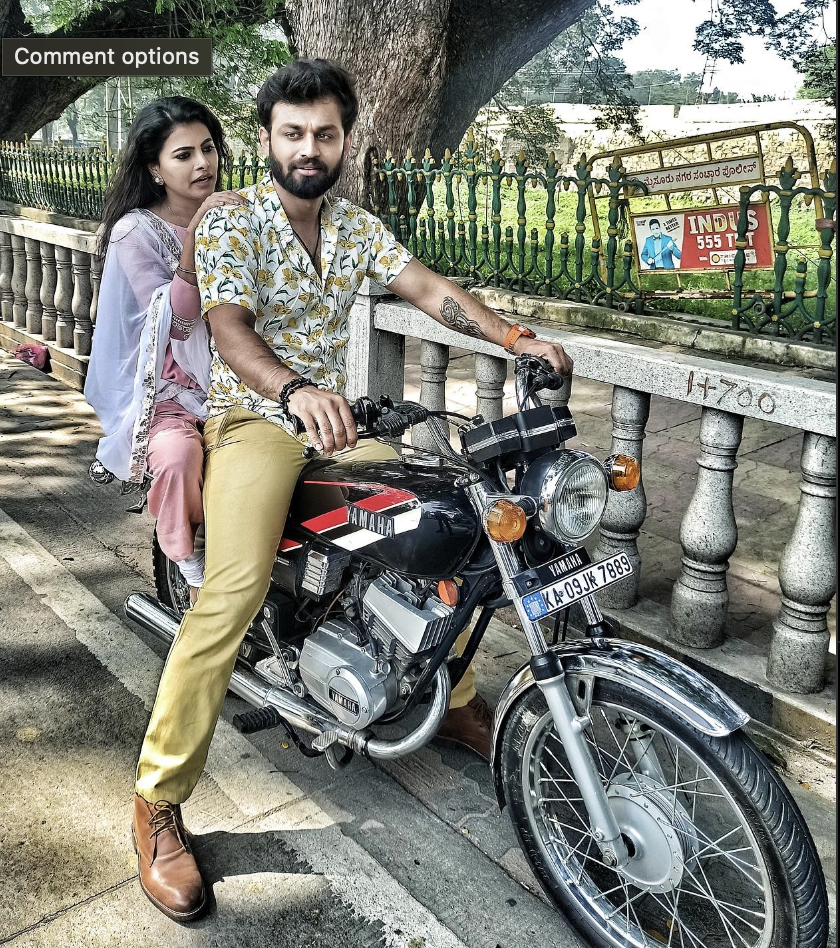
#> input picture images/new0.jpg, 840 x 948 px; its folder holds only this picture in this run
$ jupyter execute eda_analysis.ipynb
#> lines starting #> are read from the running program, lines starting #| are printed output that depends on the picture
# Helmet Detection Dataset - Exploratory Data Analysis

This notebook performs EDA on the motorcycle helmet compliance detection dataset.

[cell 1]
import os
import sys
import json
from pathlib import Path
from collections import Counter, defaultdict

import numpy as np
import matplotlib.pyplot as plt
import seaborn as sns
from PIL import Image
import yaml

# Set style
plt.style.use('seaborn-v0_8')
sns.set_palette('husl')

## 1. Dataset Structure

[cell 2]
# Load data configuration
with open('configs/data.yaml', 'r') as f:
    config = yaml.safe_load(f)

print("Dataset Configuration:")
print(f"  Classes: {config['names']}")
print(f"  Number of classes: {config['nc']}")
print(f"  Train path: {config['path']}/{config['train']}")
print(f"  Val path: {config['path']}/{config['val']}")
print(f"  Test path: {config['path']}/{config['test']}")

## 2. Image Statistics

[cell 3]
def get_image_stats(directory):
    """Get statistics for images in a directory."""
    image_exts = {'.jpg', '.jpeg', '.png', '.bmp', '.tiff', '.webp'}
    images = []

    for ext in image_exts:
        images.extend(list(Path(directory).glob(f'**/*{ext}')))

    if not images:
        return {'count': 0, 'sizes': [], 'aspect_ratios': []}

    sizes = []
    aspect_ratios = []

    for img_path in images:
        try:
            with Image.open(img_path) as img:
#> img is the input picture: PIL image 840x948 RGBA; mean R, G, B, A 126.4, 127.7, 118.1, 255
                w, h = img.size
#> w = 840; h = 948
                sizes.append((w, h))
                aspect_ratios.append(w / h)
        except Exception as e:
            print(f"Error reading {img_path}: {e}")

    return {
        'count': len(images),
        'sizes': sizes,
        'aspect_ratios': aspect_ratios,
        'widths': [s[0] for s in sizes],
        'heights': [s[1] for s in sizes]
    }

# Get stats for each split
base_path = Path(config['path'])
splits = ['train', 'val', 'test']

split_stats = {}
for split in splits:
    img_dir = base_path / split / 'images'
    if img_dir.exists():
        split_stats[split] = get_image_stats(img_dir)
        print(f"\n{split.upper()} split:")
        print(f"  Images: {split_stats[split]['count']}")
#|   Images: 1
        if split_stats[split]['sizes']:
            print(f"  Avg width: {np.mean(split_stats[split]['widths']):.0f}px")
#|   Avg width: 840px
            print(f"  Avg height: {np.mean(split_stats[split]['heights']):.0f}px")
#|   Avg height: 948px

## 3. Class Distribution Analysis

[cell 4]
def count_classes(label_dir):
    """Count class occurrences in label files."""
    class_counts = Counter()

    for label_file in Path(label_dir).glob('*.txt'):
        with open(label_file, 'r') as f:
            for line in f:
                parts = line.strip().split()
                if parts:
                    class_id = int(parts[0])
                    class_counts[class_id] += 1

    return class_counts

# Count classes for each split
class_names = config['names']
class_distributions = {}

for split in splits:
    label_dir = base_path / split / 'labels'
    if label_dir.exists():
        class_counts = count_classes(label_dir)
        class_distributions[split] = class_counts

        print(f"\n{split.upper()} class distribution:")
        for class_id, count in sorted(class_counts.items()):
            class_name = class_names.get(class_id, f'class_{class_id}')
            print(f"  {class_name}: {count}")

## 4. Visualization

[cell 5]
# Create figure with subplots
fig, axes = plt.subplots(2, 2, figsize=(14, 10))

# Plot 1: Image count per split
split_counts = [split_stats[s]['count'] if s in split_stats else 0 for s in splits]
#> split_counts = [1, 1, 1]
axes[0, 0].bar(splits, split_counts, color=['#2196F3', '#4CAF50', '#FF9800'])
axes[0, 0].set_title('Image Count per Split', fontsize=12)
axes[0, 0].set_ylabel('Number of Images')
for i, v in enumerate(split_counts):
    axes[0, 0].text(i, v + 0.5, str(v), ha='center', fontweight='bold')

# Plot 2: Class distribution (stacked bar)
if class_distributions:
    all_classes = sorted(set(c for dist in class_distributions.values() for c in dist.keys()))
    x = np.arange(len(splits))
    width = 0.6

    bottom = np.zeros(len(splits))
    for class_id in all_classes:
        counts = [class_distributions.get(s, {}).get(class_id, 0) for s in splits]
        class_name = class_names.get(class_id, f'class_{class_id}')
        axes[0, 1].bar(x, counts, width, label=class_name, bottom=bottom)
        bottom += np.array(counts)

    axes[0, 1].set_title('Class Distribution per Split', fontsize=12)
    axes[0, 1].set_xticks(x)
    axes[0, 1].set_xticklabels(splits)
    axes[0, 1].legend()

# Plot 3: Image width distribution
if 'train' in split_stats and split_stats['train']['widths']:
    axes[1, 0].hist(split_stats['train']['widths'], bins=20, color='#2196F3', alpha=0.7)
    axes[1, 0].set_title('Training Image Width Distribution', fontsize=12)
    axes[1, 0].set_xlabel('Width (pixels)')
    axes[1, 0].set_ylabel('Count')

# Plot 4: Image height distribution
if 'train' in split_stats and split_stats['train']['heights']:
    axes[1, 1].hist(split_stats['train']['heights'], bins=20, color='#4CAF50', alpha=0.7)
    axes[1, 1].set_title('Training Image Height Distribution', fontsize=12)
    axes[1, 1].set_xlabel('Height (pixels)')
    axes[1, 1].set_ylabel('Count')

plt.tight_layout()
plt.savefig('notebooks/eda_analysis.png', dpi=150, bbox_inches='tight')
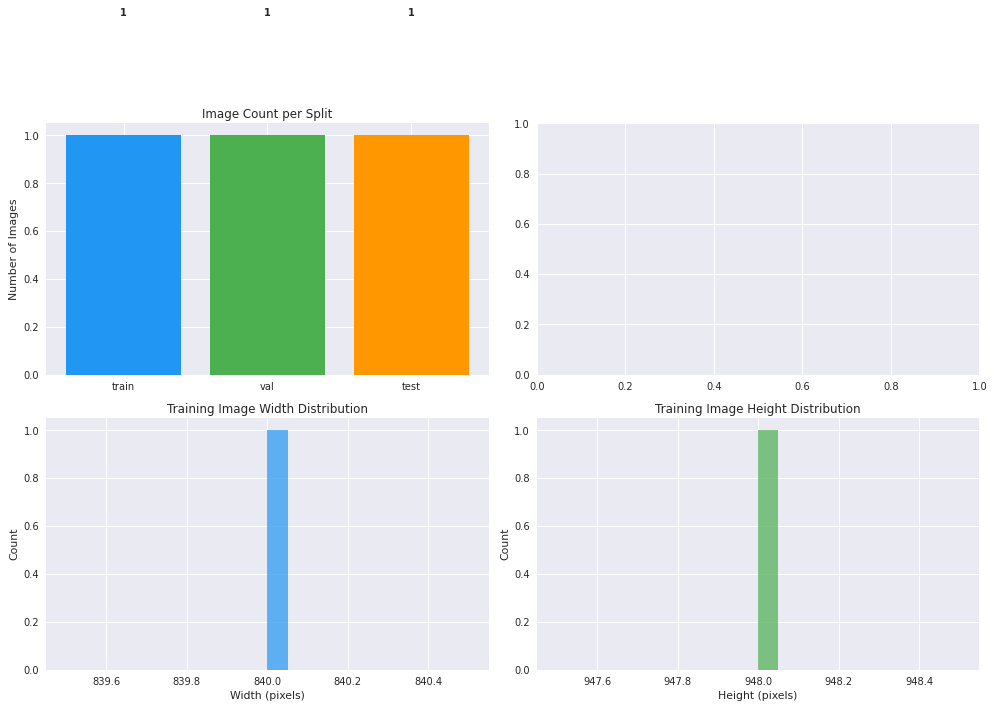
#> figure drawn by matplotlib, 3 panels; panel 2: tallest bar 1 high, from x = 840 to 840; panel 3: tallest bar 1 high, from x = 948 to 948
plt.show()

print("\nVisualization saved to notebooks/eda_analysis.png")

## 5. Sample Annotations Visualization

[cell 6]
def visualize_annotations(image_path, label_path, class_names, ax):
    """Visualize image with bounding box annotations."""
    # Load image
    img = Image.open(image_path)
    ax.imshow(img)

    # Get image dimensions
    img_w, img_h = img.size
#> img_w = 840; img_h = 948

    # Colors for each class
    colors = ['#FF6B6B', '#4ECDC4', '#45B7D1']

    # Read annotations
    if Path(label_path).exists():
        with open(label_path, 'r') as f:
            for line in f:
                parts = line.strip().split()
                if len(parts) >= 5:
                    class_id = int(parts[0])
                    x_center = float(parts[1]) * img_w
                    y_center = float(parts[2]) * img_h
                    width = float(parts[3]) * img_w
                    height = float(parts[4]) * img_h

                    # Convert to corner coordinates
                    x1 = x_center - width/2
                    y1 = y_center - height/2
                    x2 = x_center + width/2
                    y2 = y_center + height/2

                    # Draw bounding box
                    color = colors[class_id % len(colors)]
                    rect = plt.Rectangle((x1, y1), width, height,
                                       fill=False, edgecolor=color, linewidth=2)
                    ax.add_patch(rect)

                    # Add label
                    class_name = class_names.get(class_id, f'class_{class_id}')
                    ax.text(x1, y1-5, class_name, color=color, fontsize=10,
                           bbox=dict(boxstyle='round', facecolor='white', alpha=0.8))

    ax.axis('off')

# Visualize sample images from each split
fig, axes = plt.subplots(1, 3, figsize=(15, 5))

for idx, split in enumerate(splits):
    img_dir = base_path / split / 'images'
    label_dir = base_path / split / 'labels'

    if img_dir.exists():
        # Get first image
        img_files = list(img_dir.glob('*'))[:1]
        if img_files:
            img_path = img_files[0]
            label_path = label_dir / (img_path.stem + '.txt')
            visualize_annotations(img_path, label_path, class_names, axes[idx])
            axes[idx].set_title(f'{split.upper()} Split Sample')

plt.tight_layout()
plt.savefig('notebooks/sample_annotations.png', dpi=150, bbox_inches='tight')
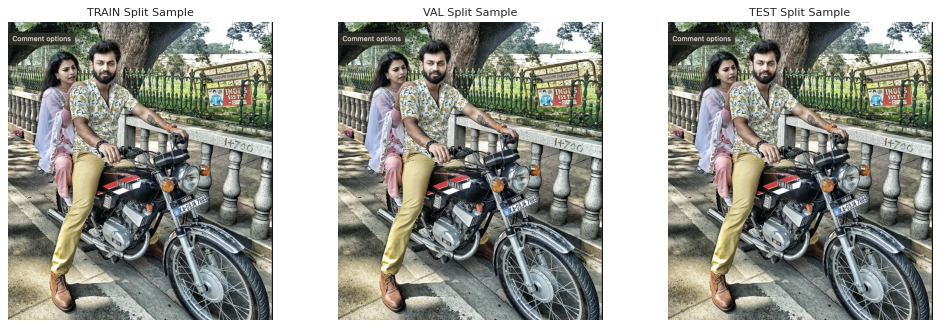
#> figure drawn by matplotlib, 3 panels
plt.show()

print("Sample annotations saved to notebooks/sample_annotations.png")

## 6. Summary Statistics

[cell 7]
# Generate summary report
print("="*60)
print("DATASET SUMMARY REPORT")
print("="*60)

print(f"\nDataset Path: {config['path']}")
print(f"Number of Classes: {config['nc']}")
print(f"Class Names: {config['names']}")

print("\nSplit Statistics:")
for split in splits:
    if split in split_stats:
        print(f"  {split.upper()}:")
        print(f"    Images: {split_stats[split]['count']}")
        if split_stats[split]['sizes']:
            print(f"    Avg Resolution: {np.mean(split_stats[split]['widths']):.0f}x{np.mean(split_stats[split]['heights']):.0f}")

print("\nClass Distribution:")
for split in splits:
    if split in class_distributions:
        total = sum(class_distributions[split].values())
        print(f"  {split.upper()} (total annotations: {total}):")
        for class_id, count in sorted(class_distributions[split].items()):
            class_name = class_names.get(class_id, f'class_{class_id}')
            pct = (count / total * 100) if total > 0 else 0
            print(f"    {class_name}: {count} ({pct:.1f}%)")

print("\n" + "="*60)
